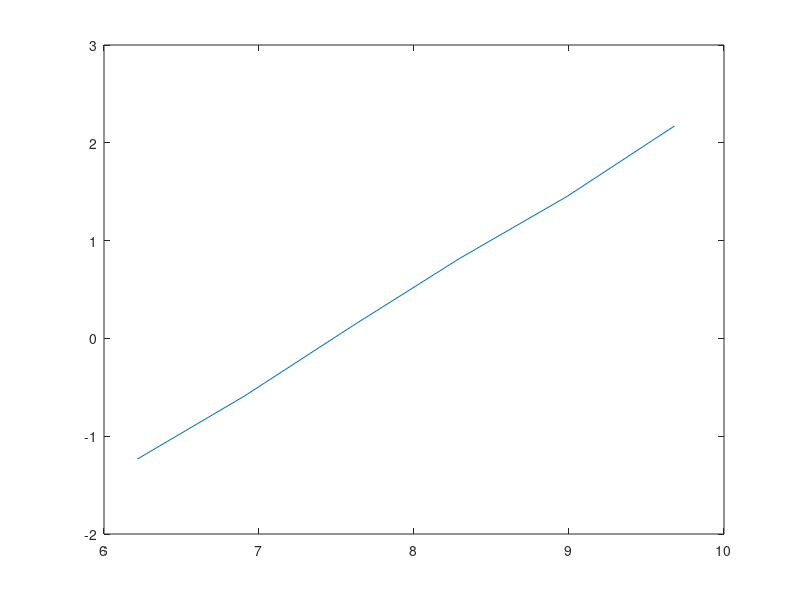

MATLAB code for this plot:
t=[0.2910, 0.5557, 1.1335, 2.2648, 4.2698, 8.7766]';

s=[500, 1000, 2000, 4000, 8000, 16000]';

plot(log(s),log(t));